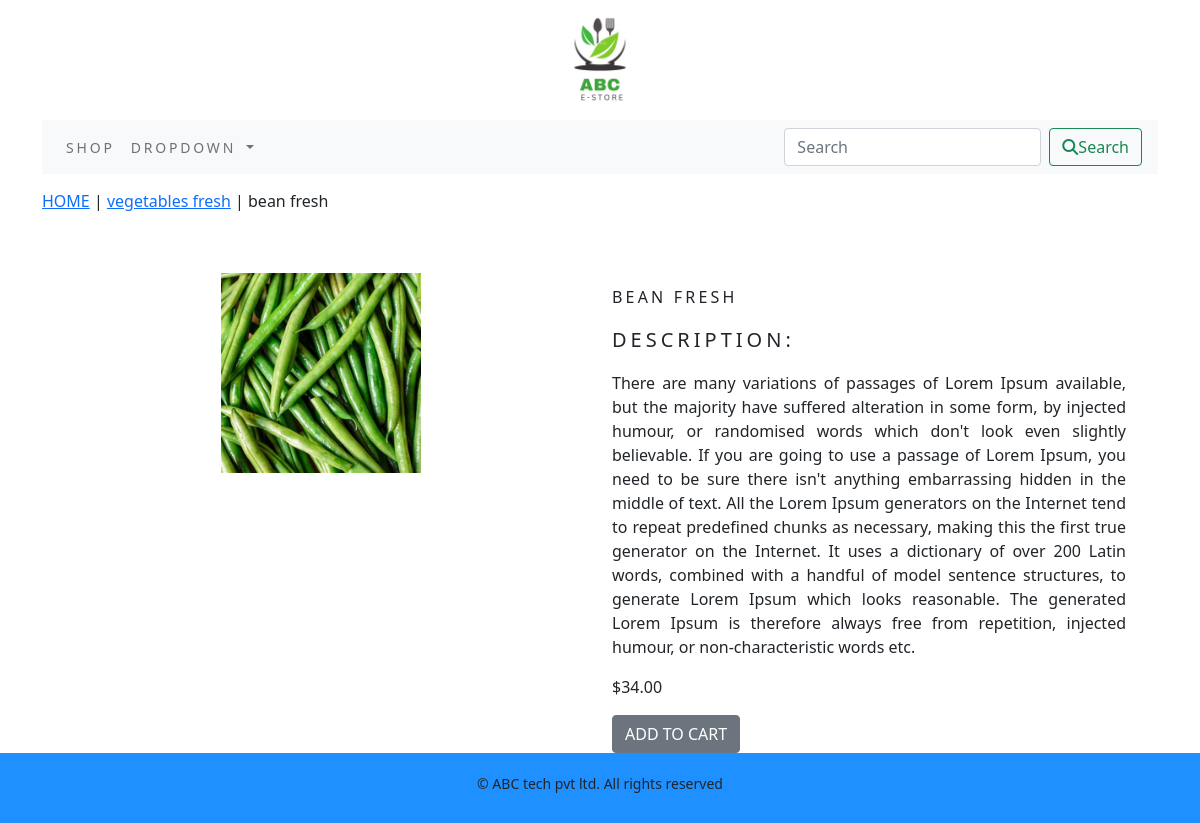
The page /shop/vegetables-fresh/bean-fresh/ on the database its author committed.
### ecommerceapp/models.py (models this page shows, shortened)
class product(models.Model):
    name = models.CharField(max_length=250, unique=True)
    slug = models.SlugField(max_length=250, unique=True)
    description = models.TextField(blank=True)
    image = models.ImageField(upload_to='product')
    price = models.DecimalField(max_digits=10, decimal_places=2)
    stock = models.IntegerField()
    available = models.BooleanField(default=True)
    category = models.ForeignKey(category, on_delete=models.CASCADE)
    created = models.DateTimeField(auto_now_add=True)
    updated = models.DateTimeField(auto_now=True)
    class Meta:
        ordering = ('name',)
        verbose_name = 'product'
        verbose_name_plural = 'products'

class category(models.Model):
    name = models.CharField(max_length=250, unique=True)
    slug = models.SlugField(max_length=250, unique=True)
    description = models.TextField(blank=True)
    image = models.ImageField(upload_to='category')
    class Meta:
        ordering = ('name',)
        verbose_name = 'category'
        verbose_name_plural = 'categories'
    def get_url(self):
        return reverse("ecommerceapp:all_product_by_category",args=[self.slug])
    def __str__(self):
        return '{}'.format(self.name)

### ecommerceapp/views.py (the view)
# urls.py: path('<slug:c_slug>/<slug:product_slug>/', views.prodetail, name='procatdetail')
def prodetail(request,c_slug,product_slug):
    try:
        Product=product.objects.get(category__slug=c_slug,slug=product_slug)
    except Exception as e:
        raise e
    return render(request,'product.html', {'product':Product})

### cart/context_processors.py (called while the page is built)
def counter (request):
    item_count=0
    if 'admin' in request.path :
        return {}
    else:
        try:
            cart=Cart.objects.filter(cart_id=_cart_id(request))
            cart_items=Cartitem.objects.all().filter(cart=cart[:1])
            for cart_item in cart_items:
                item_count += cart_item.quantity
        except Cart.DoesNotExist:
            item_count=0
    return dict(item_count=item_count)

### cart/views.py (called while the page is built)
def _cart_id(request):
    cart=request.session.session_key
    if not cart:
        cart=request.session.create()
    return cart

### ecommerceapp/context_processors.py (called while the page is built)
def menu_links(request):
    links=category.objects.all
    return dict(links=links)

### templates/product.html (shortened to what this page needs)
{% extends 'base.html' %}
{% load static %}
{% block content %}
    <div class="row my_product_row">
        <div class="mx_auto">
            <p><a href="{% url 'ecommerceapp:allprodcat' %}">HOME</a> | <a href="{{ product.category.get_url }}">{{ product.category }}</a> | {{ product.name }}</p>
        </div>
    </div>
    <div class="container">
        <br>
        <div class="row">
            <div class="col-lg-6 text-center">
                <div style="min-width:18rem;">
                    <img class="my_product_image" src="{{ product.image.url }}" alt="{{ product.name }}">
                </div>
            </div>
            <div class="col-lg-6">
                <div>
                    <h1 class="product_title">{{ product.name }}</h1>
                    <p class="my_title">Description:</p>
                    <p class="text-justify my_prod_text">{{ product.description }}</p>
                    <p>${{ product.price }}</p>
                    {% if product.stock <= 0 %}
                        <p class="text-justify my_prod_text ">Out of stock</p>
                    {% else %}
                        <a class="btn btn-secondary" href="{% url 'cart:add_cart' product_id=product.id %}">ADD TO CART</a>
                    {% endif %}
                </div>
            </div>
        </div>
    </div>
{% endblock %}

### static/css/custom.css (style rules this page uses)
body { font-family: 'Noto Sans', sans-serif; }
.my_title { font-size: 20px; text-transform: uppercase; letter-spacing: .2em }
.my_product_row { padding-top:15px; padding-bottom:20px; }
.my_product_image { width:200px; height:200px; }
.product_title { font-size: 16px; text-transform: uppercase; letter-spacing:.2em; padding-top: 15px; padding-bottom:10px; }
.my_prod_text { padding-right:20px; }

### rows shown on the page
product: category "vegetables fresh", name "bean fresh", image (picture), name "BEAN FRESH", description "There are many variations of passages of Lorem Ipsum available, but the majority have suffered alteration in some form, by injected humour, or randomised words which don't look even slightly believable. If you are going to use a passage of Lorem Ipsum, you need to be sure there isn't anything embarrassing hidden in the middle of text. All the Lorem Ipsum generators on the Internet tend to repeat predefined chunks as necessary, making this the first true generator on the Internet. It uses a dictionary of over 200 Latin words, combined with a handful of model sentence structures, to generate Lorem Ipsum which looks reasonable. The generated Lorem Ipsum is therefore always free from…", price "34.00"
